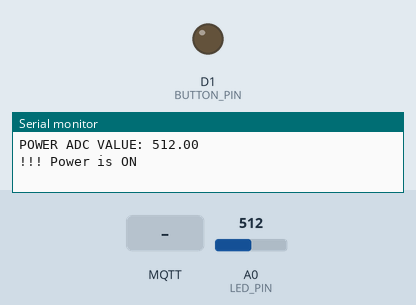
The sketch below on a simulated ESP8266 (NodeMCU). Shown: output pins drawn as LEDs (lit = HIGH), the last lines printed to the serial monitor. Inputs (shaded band) come from the test bench; at power-on: A0 (LED_PIN) = 512. WiFi joins after 1.5 s; servers stay silent unless stated; no MQTT or app messages arrive unless stated.

Above: at 6.2 s.
6.3 s: MQTT message "5" arrives on the first subscribed topic
At 8.0 s:
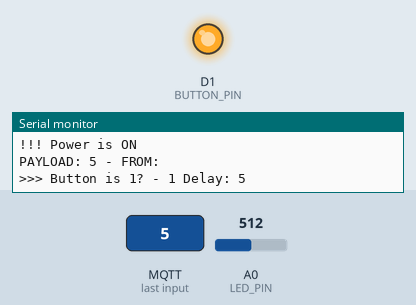
8.5 s: A0 (LED_PIN) set to 110
12.5 s: A0 (LED_PIN) set to 94
14.5 s: MQTT message "90" arrives on the first subscribed topic
At 15.5 s:
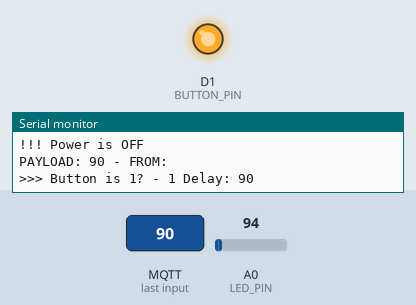
Timing chart, 0 to 17.5 s (numbered marks = the images above; inputs shaded):
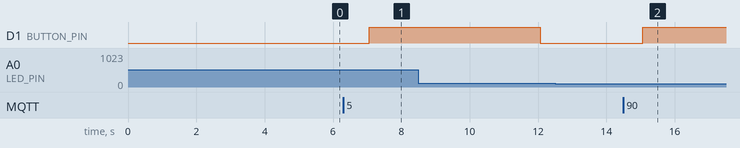

Measured:
- after the input at 6.3 s, D1 (BUTTON_PIN): LOW → HIGH after 0.76 s
- after the input at 14.5 s, D1 (BUTTON_PIN): LOW → HIGH after 0.57 s

The sketch:

main.ino
```cpp
#include "credentials.h"
#include <ESP8266WiFi.h>
#include <PubSubClient.h>
#include "frontpanel-utils.h"
#include "connectivity-utils.h"

const int BAUD_RATE = 115200;
bool POWER_STATE_PREVIOUS = false;
bool DELETE_TOPICS = false;

void setup()
{
	Serial.begin(BAUD_RATE);
	pinMode(BUTTON_PIN, OUTPUT);
	digitalWrite(BUTTON_PIN, LOW);

	while (WiFi.begin(NET_SSID, NET_PASS) != WL_CONNECTED) {
		Serial.println("Connecting to WiFi...");
		delay(5000);
	}
	Serial.println("Connected to WiFi.");

	while (!client.connected()) {
		Serial.println("Connecting to MQTT...");

		if (client.connect(MQTT_CLIENT, MQTT_USER, MQTT_PASS))
			Serial.println("Connected to MQTT.");
		else {
			Serial.println((String)"Connection to MQTT failed: " + client.state());
			delay(2000);
		}
	}

	while(!getTopic(MQTT_TOPIC_BUTTON)) delay(1000);

	POWER_STATE_PREVIOUS = getPowerState();
	while(!pushTopic(MQTT_TOPIC_STATUS, String(POWER_STATE_PREVIOUS).c_str())) delay(1000);

	if(DELETE_TOPICS)
		while(!deleteTopic(MQTT_TOPIC_STATUS)) delay(1000);
}

void loop()
{
	delay(1000);
	client.loop();

	bool powerState = getPowerState();
	if(powerState != POWER_STATE_PREVIOUS){
		POWER_STATE_PREVIOUS = powerState;
		while(!pushTopic(MQTT_TOPIC_STATUS, String(powerState).c_str())) delay(1000);

		if(DELETE_TOPICS){
			while(!deleteTopic(MQTT_TOPIC_STATUS)) delay(1000);
			while(!deleteTopic(MQTT_TOPIC_BUTTON)) delay(1000);
		}

		Serial.println("Topic published.");
	}
}
```

connectivity-utils.h
```cpp
//Wi-Fi
WiFiClient espClient;

//TODO: Implement token generation from USER_PK
const char * getToken(){
	//temporarily using PK as token
	return USER_PK;
}

//MQTT Broker
void getMessage(char* topic, byte* payload, unsigned int length);
PubSubClient client(MQTT_SERVER, MQTT_PORT, getMessage, espClient);

bool pushTopic(const char *topic, const char *content){
	Serial.println((String)"Sending message to MQTT topic: " + topic + " - With content: " + content);
	return client.publish(topic, content);
}

bool getTopic(const char *topic){
	Serial.println((String)"Subscribing to MQTT topic: " + topic);
	return client.subscribe(topic);
}

bool deleteTopic(const char *topic){
	Serial.println((String)"Clearing MQTT topic: " + topic);
	return client.publish(topic, "");
}

void getMessage(char* topic, byte* payload, unsigned int length) {
	char *payloadFormatted = reinterpret_cast<char*>(payload);
	Serial.println((String)"PAYLOAD: " + payloadFormatted + " - FROM: " + topic);

	const char *payloadDelay = strtok(payloadFormatted, ";");
	const char *payloadToken = strtok(NULL, ";");

	if(String(payloadToken) == String(getToken()))
		pushButton(String(payloadDelay).toInt());
}
```

credentials.h
```cpp
//Wi-Fi
const char *NET_SSID = ""; //Your WiFi SSID name
const char *NET_PASS = ""; //Your WiFi password

//MQTT
const char *MQTT_SERVER = ""; //Your MQTT broker URL
const int MQTT_PORT = 1883; //Your MQTT broker PORT
const char *MQTT_CLIENT = ""; //Your MQTT client id, can be any identifier you like
const char *MQTT_USER = ""; //Your MQTT broker user
const char *MQTT_PASS = ""; //Your MQTT broker password
const char *MQTT_TOPIC_STATUS = ""; //Topic to watch over the PC's power state
const char *MQTT_TOPIC_BUTTON = ""; //Topic to change the PC's power state

//Client Custom Private-key
const char *USER_PK = ""; //PK for Token Guard generated (same as the mobile app)
```

frontpanel-utils.h
```cpp
const int BUTTON_PIN = D1;
const int LED_PIN = A0;

void pushButton(int delaySeconds){
	digitalWrite(BUTTON_PIN, HIGH);
	Serial.println((String)">>> Button is 1? - " + digitalRead(BUTTON_PIN) + " Delay: " + delaySeconds);
	delay(delaySeconds * 1000);
	digitalWrite(BUTTON_PIN, LOW);
	Serial.println((String)"<<< Button is 0? - " + digitalRead(BUTTON_PIN));
}

bool getPowerState(){
	float power = analogRead(LED_PIN);
	Serial.println("POWER ADC VALUE: " + String(power));
	Serial.println("!!! Power is " + String(power > 100 ? "ON" : "OFF"));

	return power > 100 ? true : false;
}
```
